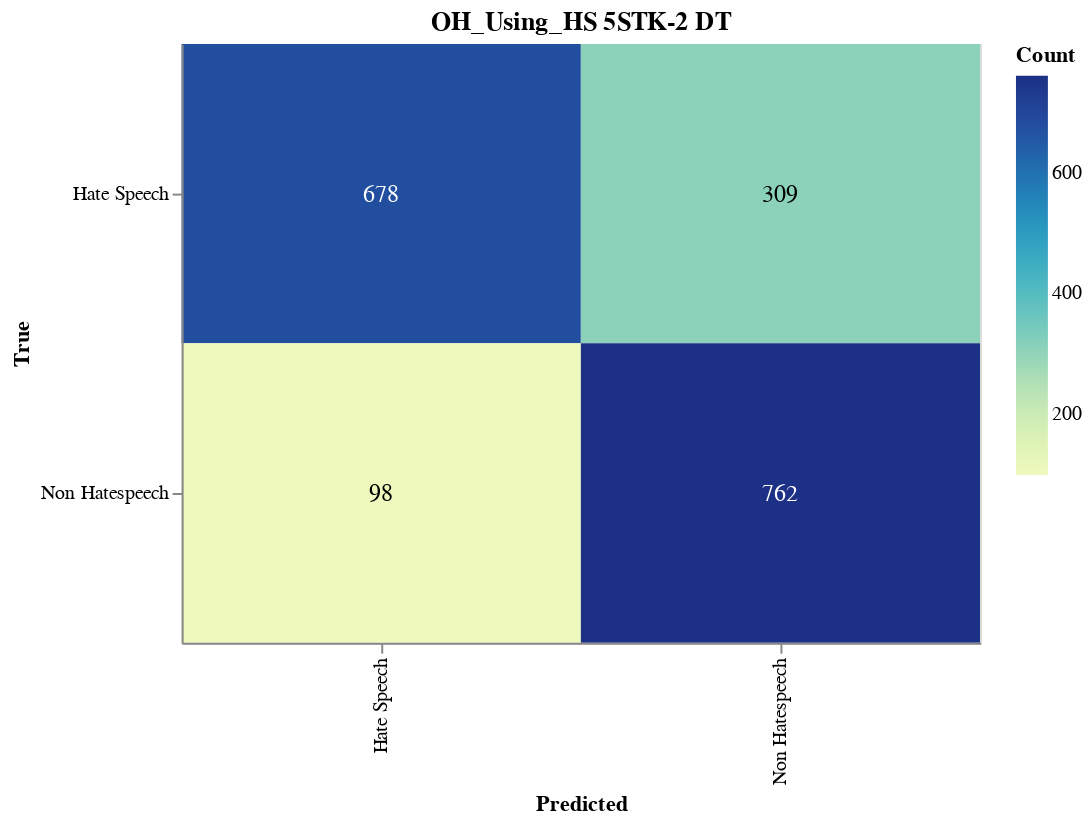

Notebook code for this chart:
### Markdown cell above
#### Save CM

### Code cell
import altair as alt
import altair_saver
import pandas as pd
from sklearn.metrics import confusion_matrix

# Calculate the confusion matrix
cm = confusion_matrix(y_val, adjusted_predictions)

# Define class names
class_names = ['Hate Speech', 'Non Hatespeech']

# Convert confusion matrix to DataFrame
cm_df = pd.DataFrame(cm, index=class_names, columns=class_names).reset_index().melt(id_vars='index')
cm_df.columns = ['True', 'Predicted', 'Count']

# Ensure the order of categories
cm_df['True'] = pd.Categorical(cm_df['True'], categories=class_names, ordered=True)
cm_df['Predicted'] = pd.Categorical(cm_df['Predicted'], categories=class_names, ordered=True)

# Create the Altair plot
heatmap = alt.Chart(cm_df).mark_rect().encode(
    x=alt.X('Predicted:O', sort=class_names),
    y=alt.Y('True:O', sort=class_names),
    color='Count:Q',
    tooltip=['True', 'Predicted', 'Count']
).properties(
    width=400,
    height=300,
    title='OH_Using_HS 5STK-2 DT'
)

# Add text labels
text = heatmap.mark_text(
    align='center',
    baseline='middle',
    fontSize=12
).encode(
    text='Count:Q',
    color=alt.condition(
        alt.datum.Count > cm.max() / 2,
        alt.value('white'),
        alt.value('black')
    )
)

# Combine heatmap and text
final_chart = heatmap + text

# Display the plot
final_chart.show()

### Figure 1 — Vega-Lite specification as saved in the notebook (floating-point values rounded to 4 significant figures)
{"config": {"view": {"continuousWidth": 300, "continuousHeight": 300}}, "layer": [{"mark": {"type": "rect"}, "encoding": {"color": {"field": "Count", "type": "quantitative"}, "tooltip": [{"field": "True", "type": "ordinal"}, {"field": "Predicted", "type": "ordinal"}, {"field": "Count", "type": "quantitative"}], "x": {"field": "Predicted", "sort": ["Hate Speech", "Non Hatespeech"], "type": "ordinal"}, "y": {"field": "True", "sort": ["Hate Speech", "Non Hatespeech"], "type": "ordinal"}}, "title": "OH_Using_HS 5STK-2 DT"}, {"mark": {"type": "text", "align": "center", "baseline": "middle", "fontSize": 12}, "encoding": {"color": {"condition": {"test": "(datum.Count > 381.0)", "value": "white"}, "value": "black"}, "text": {"field": "Count", "type": "quantitative"}, "tooltip": [{"field": "True", "type": "ordinal"}, {"field": "Predicted", "type": "ordinal"}, {"field": "Count", "type": "quantitative"}], "x": {"field": "Predicted", "sort": ["Hate Speech", "Non Hatespeech"], "type": "ordinal"}, "y": {"field": "True", "sort": ["Hate Speech", "Non Hatespeech"], "type": "ordinal"}}, "title": "OH_Using_HS 5STK-2 DT"}], "data": {"name": "data-496247cd0078b752d98670425dd98a47"}, "height": 300, "width": 400, "$schema": "https://vega.github.io/schema/vega-lite/v5.17.0.json", "datasets": {"data-496247cd0078b752d98670425dd98a47": [{"True": "Hate Speech", "Predicted": "Hate Speech", "Count": 678}, {"True": "Non Hatespeech", "Predicted": "Hate Speech", "Count": 98}, {"True": "Hate Speech", "Predicted": "Non Hatespeech", "Count": 309}, {"True": "Non Hatespeech", "Predicted": "Non Hatespeech", "Count": 762}]}}
